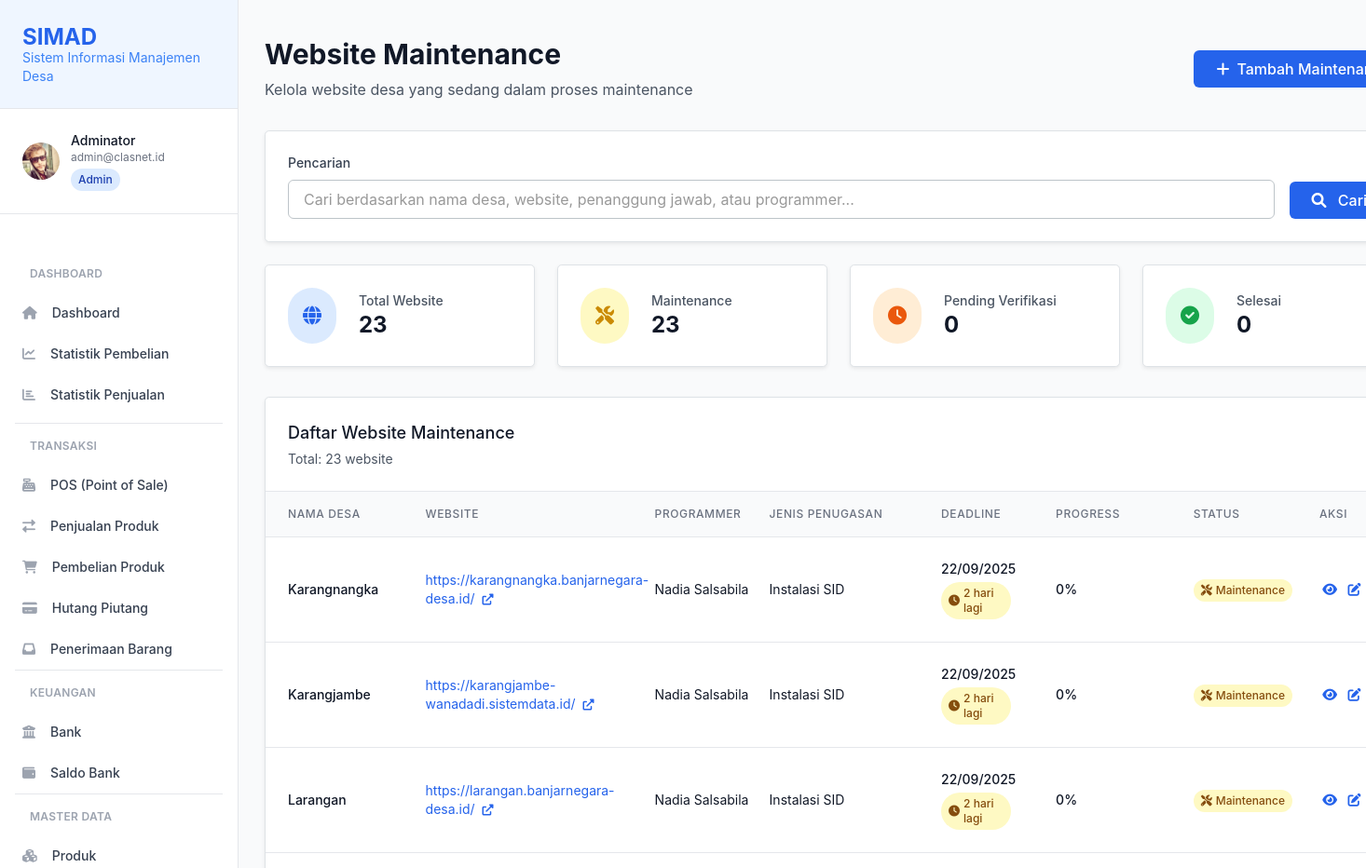
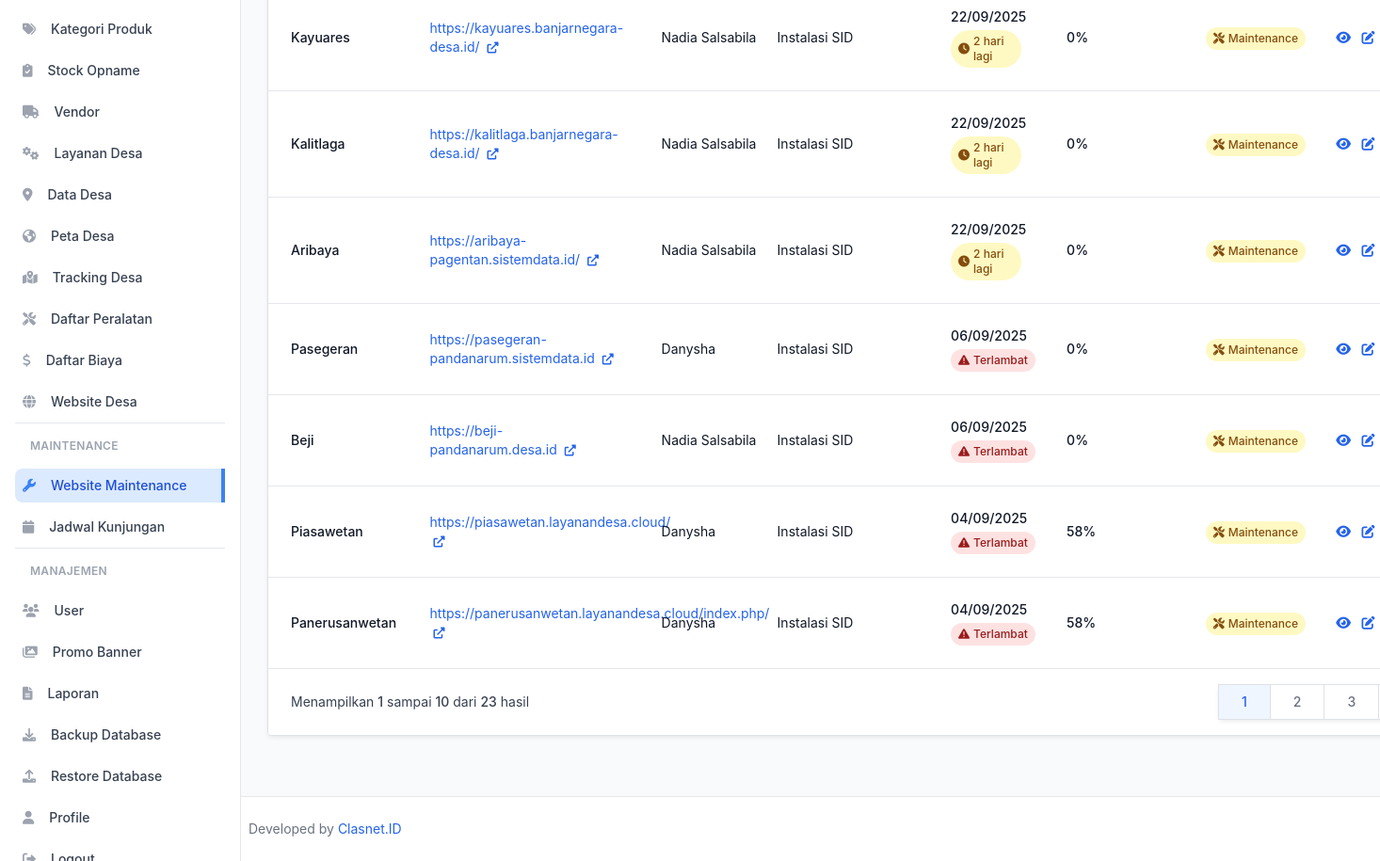
Screenshot of /website-maintenance.php (signed in) with the database file from the repository (2 pictures, top to bottom).
### tables this page shows
CREATE TABLE `users` (
  `id` int(11) NOT NULL,
  `username` varchar(50) NOT NULL,
  `email` varchar(100) NOT NULL,
  `password` varchar(255) NOT NULL,
  `nama_lengkap` varchar(100) NOT NULL,
  `role` enum('admin','akunting','supervisor','teknisi','programmer','sales','finance') NOT NULL,
  `no_hp` varchar(20) DEFAULT NULL,
  `foto_profil` varchar(255) DEFAULT NULL,
  `status` enum('aktif','nonaktif') DEFAULT 'aktif',
  `created_at` timestamp NOT NULL DEFAULT current_timestamp(),
  `updated_at` timestamp NOT NULL DEFAULT current_timestamp() ON UPDATE current_timestamp(),
  `last_login` timestamp NULL DEFAULT NULL
);

CREATE TABLE `website_maintenance` (
  `id` int(11) NOT NULL,
  `desa_id` int(11) DEFAULT NULL,
  `nama_desa` varchar(255) NOT NULL,
  `website_url` varchar(255) NOT NULL,
  `penanggung_jawab_id` int(11) DEFAULT NULL,
  `programmer_id` int(11) DEFAULT NULL,
  `penanggung_jawab` varchar(255) NOT NULL,
  `programmer` varchar(255) NOT NULL,
  `deadline` date NOT NULL,
  `assignment_type` enum('instalasi_sid','perbaikan_error_404_505','update_versi_aplikasi','perbaikan_ssl','pemindahan_hosting_server','maintenance_lainnya') DEFAULT 'instalasi_sid',
  `keterangan` text DEFAULT NULL,
  `status` enum('maintenance','pending_verification','completed') DEFAULT 'maintenance',
  `created_at` timestamp NOT NULL DEFAULT current_timestamp(),
  `updated_at` timestamp NOT NULL DEFAULT current_timestamp() ON UPDATE current_timestamp()
);

CREATE TABLE `desa` (
  `id` int(11) NOT NULL,
  `nama_desa` varchar(100) NOT NULL,
  `alamat` text NOT NULL,
  `kecamatan` varchar(50) NOT NULL,
  `kabupaten` varchar(50) NOT NULL,
  `provinsi` varchar(50) NOT NULL,
  `latitude` decimal(10,8) DEFAULT NULL,
  `longitude` decimal(11,8) DEFAULT NULL,
  `kode_pos` varchar(10) DEFAULT NULL,
  `nama_kepala_desa` varchar(100) DEFAULT NULL,
  `jabatan_kepala_desa` varchar(100) DEFAULT NULL,
  `no_hp_kepala_desa` varchar(20) DEFAULT NULL,
  `nama_sekdes` varchar(100) DEFAULT NULL,
  `no_hp_sekdes` varchar(20) DEFAULT NULL,
  `nama_admin_it` varchar(100) DEFAULT NULL,
  `no_hp_admin_it` varchar(20) DEFAULT NULL,
  `email_desa` varchar(100) DEFAULT NULL,
  `pin` varchar(255) DEFAULT NULL,
  `kategori` enum('baru','rutin','prioritas') DEFAULT 'baru',
  `tingkat_digitalisasi` enum('rendah','sedang','tinggi') DEFAULT 'rendah',
  `limit_kredit` decimal(15,2) DEFAULT 0.00,
  `foto_kantor` varchar(255) DEFAULT NULL,
  `catatan_khusus` text DEFAULT NULL,
  `status` enum('aktif','nonaktif') DEFAULT 'aktif',
  `created_at` timestamp NOT NULL DEFAULT current_timestamp(),
  `updated_at` timestamp NOT NULL DEFAULT current_timestamp() ON UPDATE current_timestamp()
);

### website-maintenance.php (the view, shortened to what the rows shown need)
<?php
require_once 'config/auth.php';
require_once 'config/database.php';
$db = new Database();
$pdo = $db->getConnection();
$page = isset($_GET['page']) ? (int)$_GET['page'] : 1;
$limit = 10;
$offset = ($page - 1) * $limit;
$where_clause = '';
$params = [];
$query = "SELECT wm.*, d.nama_desa as desa_name,
                 u2.nama_lengkap as programmer_nama,
                 (
                    SELECT COUNT(*)
                    FROM maintenance_checklist mc
                    WHERE mc.maintenance_id = wm.id
                    AND (mc.install_website = 1 AND mc.setup_info_desa = 1 AND mc.import_database = 1
                         AND mc.menu_standar = 1 AND mc.foto_gambar = 1 AND mc.berita_dummy = 1
                         AND mc.no_404_page = 1 AND mc.no_505_page = 1 AND mc.sinkron_opendata = 1
                         AND mc.domain_resmi_kominfo = 1 AND mc.submitted_for_verification = 1
                         AND mc.verified_by_admin = 1)
                 ) as completed_items,
                 (
                    SELECT COUNT(*) * 12
                    FROM maintenance_checklist mc
                    WHERE mc.maintenance_id = wm.id
                 ) as total_items
          FROM website_maintenance wm
          LEFT JOIN desa d ON wm.desa_id = d.id
          LEFT JOIN users u2 ON wm.programmer_id = u2.id
          {$where_clause}
          ORDER BY wm.created_at DESC
          LIMIT {$limit} OFFSET {$offset}";
$stmt = $pdo->prepare($query);
$stmt->execute($params);
$maintenance_data = $stmt->fetchAll();
require_once 'layouts/header.php';
?>
<main class="max-w-7xl ml-0 px-4 sm:px-6 lg:px-8 py-8">
    <div class="mb-8">
        <div class="flex justify-between items-center">
            <div>
                <h1 class="text-3xl font-bold text-gray-900">Website Maintenance</h1>
            </div>
        </div>
    </div>
    <div class="bg-white rounded-lg shadow-sm border border-gray-200 overflow-hidden">
        <?php if (empty($maintenance_data)): ?>
            <div class="text-center py-12">
                <i class="fas fa-inbox text-4xl text-gray-400 mb-4"></i>
                <h3 class="text-lg font-medium text-gray-900 mb-2">Tidak ada data maintenance</h3>
                <p class="text-gray-600 mb-4">Belum ada website yang sedang dalam proses maintenance.</p>
                <a href="website-maintenance-add.php"
                   class="inline-flex items-center px-4 py-2 bg-primary-600 hover:bg-primary-700 text-white rounded-md font-medium transition-colors duration-200">
                    <i class="fas fa-plus mr-2"></i>
                    Tambah Maintenance Pertama
                </a>
            </div>
        <?php else: ?>
            <div class="overflow-x-auto">
                <table class="w-full divide-y divide-gray-200" style="table-layout: fixed;">
                    <thead class="bg-gray-50">
                        <tr>
                            <th class="px-6 py-3 text-left text-xs font-medium text-gray-500 uppercase tracking-wider" style="width: 12%;">Nama Desa</th>
                            <th class="px-6 py-3 text-left text-xs font-medium text-gray-500 uppercase tracking-wider" style="width: 20%;">Website</th>
                            <th class="px-6 py-3 text-left text-xs font-medium text-gray-500 uppercase tracking-wider" style="width: 10%;">Programmer</th>
                            <th class="px-6 py-3 text-left text-xs font-medium text-gray-500 uppercase tracking-wider" style="width: 15%;">Jenis Penugasan</th>
                            <th class="px-6 py-3 text-left text-xs font-medium text-gray-500 uppercase tracking-wider" style="width: 10%;">Deadline</th>
                            <th class="px-6 py-3 text-left text-xs font-medium text-gray-500 uppercase tracking-wider" style="width: 12%;">Progress</th>
                            <th class="px-6 py-3 text-left text-xs font-medium text-gray-500 uppercase tracking-wider" style="width: 11%;">Status</th>
                            <th class="px-6 py-3 text-left text-xs font-medium text-gray-500 uppercase tracking-wider" style="width: 120px; min-width: 120px;">Aksi</th>
                        </tr>
                    </thead>
                    <tbody class="bg-white divide-y divide-gray-200">
                        <?php foreach ($maintenance_data as $row): ?>
                            <tr class="hover:bg-gray-50">
                                <td class="px-6 py-4 whitespace-nowrap">
                                    <div class="text-sm font-medium text-gray-900">
                                        <?php echo htmlspecialchars($row['desa_name'] ?? $row['nama_desa']); ?>
                                    </div>
                                </td>
                                <td class="px-6 py-4">
                                    <div class="text-sm text-gray-900">
                                        <a href="<?php echo htmlspecialchars($row['website_url']); ?>"
                                           target="_blank"
                                           class="text-primary-600 hover:text-primary-800 hover:underline">
                                            <?php echo htmlspecialchars($row['website_url']); ?>
                                            <i class="fas fa-external-link-alt ml-1 text-xs"></i>
                                        </a>
                                    </div>
                                </td>
                                <td class="px-6 py-4 whitespace-nowrap">
                                    <div class="text-sm text-gray-900"><?php echo htmlspecialchars($row['programmer_nama'] ?? 'Tidak ada'); ?></div>
                                </td>
                                <td class="px-6 py-4 whitespace-nowrap">
                                    <div class="text-sm text-gray-900">
                                        <?php
                                        $assignment_types = [
                                            'instalasi_sid' => 'Instalasi SID',
                                            'perbaikan_error_404_505' => 'Perbaikan Error 404/505',
                                            'update_versi_aplikasi' => 'Update Versi Aplikasi',
                                            'perbaikan_ssl' => 'Perbaikan SSL',
                                            'pemindahan_hosting_server' => 'Pemindahan Hosting Server',
                                            'maintenance_lainnya' => 'Maintenance Lainnya'
                                        ];
                                        echo htmlspecialchars($assignment_types[$row['assignment_type']] ?? 'Tidak diketahui');
                                        ?>
                                    </div>
                                </td>
                                <td class="px-6 py-4">
                                    <div class="space-y-1">
                                        <div class="text-sm font-medium text-gray-900">
                                            <?php
                                            $deadline = new DateTime($row['deadline']);
                                            echo $deadline->format('d/m/Y');
                                            ?>
                                        </div>
                                        <?php
                                        $now = new DateTime();
                                        $diff = $now->diff($deadline);
                                        $is_overdue = $now > $deadline;
                                        if ($is_overdue && $row['status'] !== 'completed') {
                                            echo '<div class="inline-flex items-center px-2 py-1 rounded-full text-xs font-medium bg-red-100 text-red-800">';
                                            echo '<i class="fas fa-exclamation-triangle mr-1"></i>Terlambat';
                                            echo '</div>';
                                        } elseif ($diff->days <= 3 && $row['status'] !== 'completed') {
                                            echo '<div class="inline-flex items-center px-2 py-1 rounded-full text-xs font-medium bg-yellow-100 text-yellow-800">';
                                            echo '<i class="fas fa-clock mr-1"></i>' . $diff->days . ' hari lagi';
                                            echo '</div>';
                                        }
                                        ?>
                                    </div>
                                </td>
                                <td class="px-6 py-4 whitespace-nowrap">
                                    <div class="text-sm font-medium text-gray-900">
                                        <?php echo $row['completion_percentage']; ?>%
                                    </div>
                                </td>
                                <td class="px-6 py-4 whitespace-nowrap">
                                    <?php
                                    $status_classes = [
                                        'maintenance' => 'bg-yellow-100 text-yellow-800',
                                        'pending_verification' => 'bg-orange-100 text-orange-800',
                                        'completed' => 'bg-green-100 text-green-800'
                                    ];
                                    $status_labels = [
                                        'maintenance' => 'Maintenance',
                                        'pending_verification' => 'Pending Verifikasi',
                                        'completed' => 'Selesai'
                                    ];
                                    $status_icons = [
                                        'maintenance' => 'fas fa-tools',
                                        'pending_verification' => 'fas fa-clock',
                                        'completed' => 'fas fa-check-circle'
                                    ];
                                    ?>
                                    <span class="inline-flex items-center px-2 py-1 rounded-full text-xs font-medium <?php echo $status_classes[$row['status']]; ?>">
                                        <i class="<?php echo $status_icons[$row['status']]; ?> mr-1"></i>
                                        <?php echo $status_labels[$row['status']]; ?>
                                    </span>
                                </td>
                                <td class="px-4 py-4 whitespace-nowrap text-sm font-medium" style="width: 120px; min-width: 120px;">
                                    <div class="flex items-center justify-center space-x-1">
                                        <a href="website-maintenance-detail.php?id=<?php echo $row['id']; ?>"
                                           class="inline-flex items-center justify-center w-8 h-8 text-primary-600 hover:text-primary-900 hover:bg-primary-50 rounded-full transition-colors"
                                           title="Detail">
                                            <i class="fas fa-eye text-sm"></i>
                                        </a>
                                        <a href="website-maintenance-edit.php?id=<?php echo $row['id']; ?>"
                                           class="inline-flex items-center justify-center w-8 h-8 text-blue-600 hover:text-blue-900 hover:bg-blue-50 rounded-full transition-colors"
                                           title="Edit">
                                            <i class="fas fa-edit text-sm"></i>
                                        </a>
                                    </div>
                                </td>
                            </tr>
                        <?php endforeach; ?>
                    </tbody>
                </table>
            </div>
        <?php endif; ?>
    </div>
</main>
<?php require_once 'layouts/footer.php'; ?>

### layouts/header.php (shortened to what the rows shown need)
<?php
if (class_exists('AuthStatic') && AuthStatic::isLoggedIn()) {
    $user = AuthStatic::getCurrentUser();
}
?>
<!DOCTYPE html>
<html lang="id" class="h-full bg-gray-50">
<head>
    <link href="https://cdn.jsdelivr.net/npm/bootstrap@4.6.2/dist/css/bootstrap.min.css" rel="stylesheet">
    <script src="https://cdn.tailwindcss.com"></script>
    <link href="https://cdnjs.cloudflare.com/ajax/libs/font-awesome/6.0.0/css/all.min.css" rel="stylesheet">
    <link href="css/pwa-mobile.css?v=<?php echo time(); ?>" rel="stylesheet">
    <link href="https://cdn.jsdelivr.net/npm/select2@4.1.0-rc.0/dist/css/select2.min.css" rel="stylesheet" />
</head>
<body class="h-full bg-gray-50">
    <aside id="sidebar" class="fixed top-0 left-0 z-20 flex flex-col flex-shrink-0 hidden w-64 h-full font-normal duration-75 lg:flex transition-width" aria-label="Sidebar">
        <div class="relative flex-1 flex flex-col min-h-0 border-r border-gray-200 bg-white">
            <div class="px-4 py-4 border-b border-gray-200 bg-white">
                <div class="flex items-center space-x-3">
                    <div class="flex-1 min-w-0">
                        <p class="text-sm font-medium text-gray-900 truncate">
                            <?php echo htmlspecialchars($user['nama_lengkap'] ?? 'User'); ?>
                        </p>
                        <p class="text-xs text-gray-500 truncate">
                            <?php echo htmlspecialchars($user['email'] ?? ''); ?>
                        </p>
                        <span class="inline-flex items-center px-2 py-1 rounded-full text-xs font-medium bg-blue-100 text-blue-800 mt-1">
                            <?php echo ucfirst($user['role'] ?? 'user'); ?>
                        </span>
                    </div>
                </div>
            </div>
        </div>
    </aside>
    <div id="main-content" class="h-full w-full bg-gray-50 relative lg:ml-64 overflow-x-hidden">
        <main class="pt-2 px-1 sm:px-2 max-w-full">

### rows the page displays
users: nama_lengkap "Adminator", email "admin@clasnet.id", role "Admin"
website_maintenance: desa.nama_desa "Karangnangka", website_url "https://karangnangka.banjarnegara-desa.id/", users.nama_lengkap "Nadia Salsabila", assignment_type "Instalasi SID", deadline "22/09/2025", deadline "2", completion_percentage "0", status "Maintenance"
website_maintenance: desa.nama_desa "Karangjambe", website_url "https://karangjambe-wanadadi.sistemdata.id/", users.nama_lengkap "Nadia Salsabila", assignment_type "Instalasi SID", deadline "22/09/2025", deadline "2", completion_percentage "0", status "Maintenance"
website_maintenance: desa.nama_desa "Larangan", website_url "https://larangan.banjarnegara-desa.id/", users.nama_lengkap "Nadia Salsabila", assignment_type "Instalasi SID", deadline "22/09/2025", deadline "2", completion_percentage "0", status "Maintenance"
website_maintenance: desa.nama_desa "Kayuares", website_url "https://kayuares.banjarnegara-desa.id/", users.nama_lengkap "Nadia Salsabila", assignment_type "Instalasi SID", deadline "22/09/2025", deadline "2", completion_percentage "0", status "Maintenance"
website_maintenance: desa.nama_desa "Kalitlaga", website_url "https://kalitlaga.banjarnegara-desa.id/", users.nama_lengkap "Nadia Salsabila", assignment_type "Instalasi SID", deadline "22/09/2025", deadline "2", completion_percentage "0", status "Maintenance"
website_maintenance: desa.nama_desa "Aribaya", website_url "https://aribaya-pagentan.sistemdata.id/", users.nama_lengkap "Nadia Salsabila", assignment_type "Instalasi SID", deadline "22/09/2025", deadline "2", completion_percentage "0", status "Maintenance"
website_maintenance: desa.nama_desa "Pasegeran", website_url "https://pasegeran-pandanarum.sistemdata.id", users.nama_lengkap "Danysha", assignment_type "Instalasi SID", deadline "06/09/2025", shows "Terlambat", completion_percentage "0", status "Maintenance"
website_maintenance: desa.nama_desa "Beji", website_url "https://beji-pandanarum.desa.id", users.nama_lengkap "Nadia Salsabila", assignment_type "Instalasi SID", deadline "06/09/2025", shows "Terlambat", completion_percentage "0", status "Maintenance"
website_maintenance: desa.nama_desa "Piasawetan", website_url "https://piasawetan.layanandesa.cloud/", users.nama_lengkap "Danysha", assignment_type "Instalasi SID", deadline "04/09/2025", shows "Terlambat", completion_percentage "58", status "Maintenance"
website_maintenance: desa.nama_desa "Panerusanwetan", website_url "https://panerusanwetan.layanandesa.cloud/index.php/", users.nama_lengkap "Danysha", assignment_type "Instalasi SID", deadline "04/09/2025", shows "Terlambat", completion_percentage "58", status "Maintenance"

### other values shown
$stats['total'] "23"
$stats['maintenance'] "23"
$stats['pending'] "0"
$stats['completed'] "0"
$total_records "23"
$offset + 1 "1"
min($offset + $limit, $total_records) "10"
